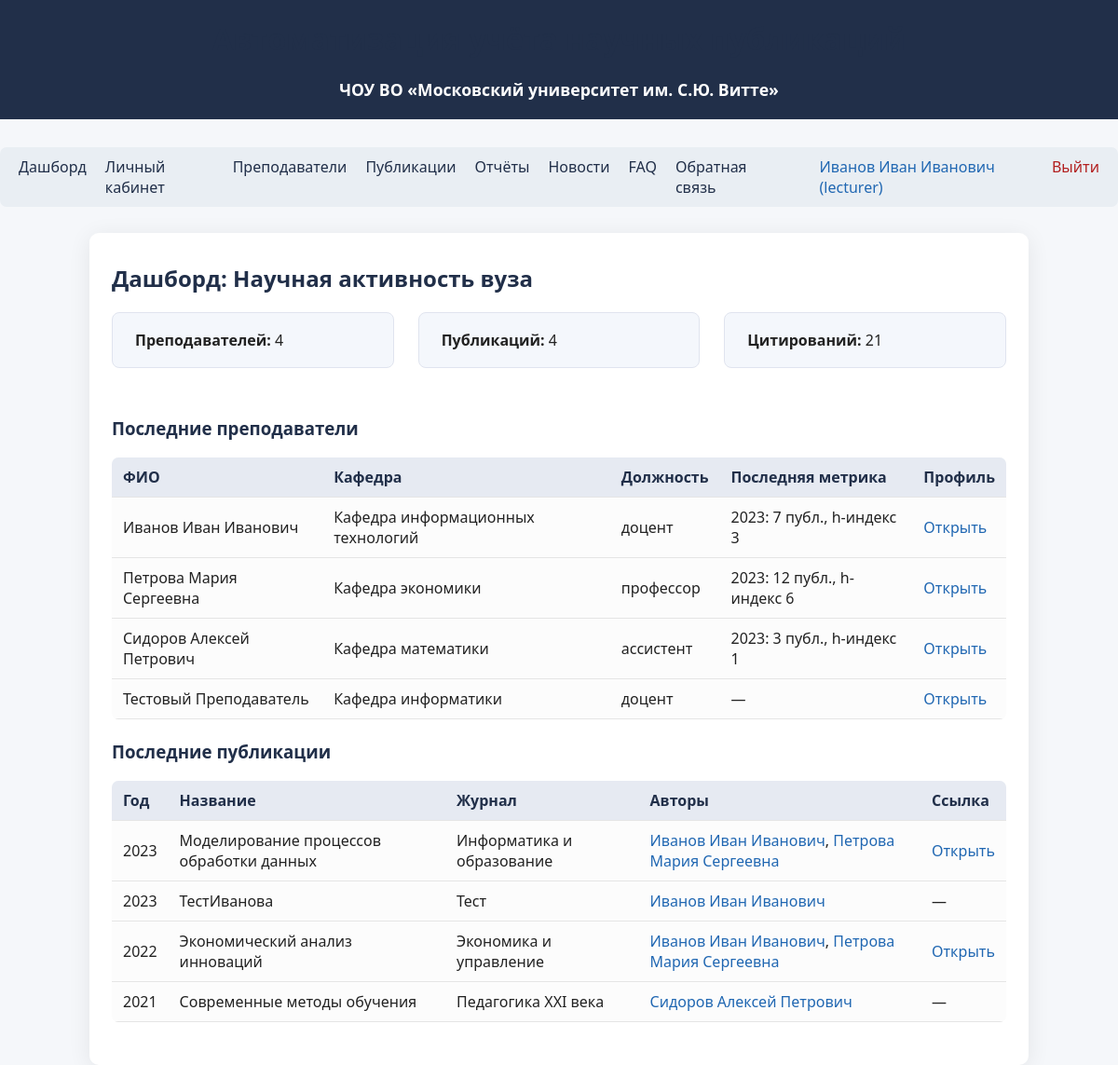
Screenshot of / (signed in) with the database file from the repository.
### tables this page shows
CREATE TABLE users (
            id INTEGER PRIMARY KEY AUTOINCREMENT,
            fio TEXT,
            email TEXT UNIQUE,
            password TEXT,
            role TEXT,
            lecturer_id INTEGER
        );

CREATE TABLE lecturers (
            id INTEGER PRIMARY KEY AUTOINCREMENT,
            fio TEXT,
            position TEXT,
            department TEXT,
            academic_degree TEXT,
            orcid TEXT,
            email TEXT
        );

CREATE TABLE metrics (
            id INTEGER PRIMARY KEY AUTOINCREMENT,
            lecturer_id INTEGER,
            year INTEGER,
            total_publications INTEGER,
            total_citations INTEGER,
            h_index INTEGER,
            rinz INTEGER,
            scopus INTEGER,
            wos INTEGER,
            gs INTEGER,
            FOREIGN KEY(lecturer_id) REFERENCES lecturers(id)
        );

CREATE TABLE publications (
            id INTEGER PRIMARY KEY AUTOINCREMENT,
            title TEXT,
            year INTEGER,
            journal TEXT,
            source TEXT,
            link TEXT,
            citations INTEGER,
            doi TEXT,
            file_path TEXT,
            status TEXT DEFAULT 'new',
            review_comment TEXT,
            revision_deadline TEXT,
            reviewer_id INTEGER
        );

### app/routes.py (the view)
@bp.route('/')
@login_required()
def dashboard():
    lecturers = get_all_lecturers()
    pubs = get_all_publications()
    metrics = {}
    for l in lecturers:
        m = get_metrics_by_lecturer(l['id'])
        metrics[l['id']] = m[0] if m else None
    feedback_list = []
    if g.user and g.user['role'] == 'admin':
        feedback_list = get_all_feedback()
    return render_template('dashboard.html', lecturers=lecturers, pubs=pubs,
                           metrics=metrics, feedback_list=feedback_list)

### app/models.py (called while the page is built)
def get_db():
    db = getattr(g, '_database', None)
    if db is None:
        db = g._database = sqlite3.connect(DATABASE)
        db.row_factory = sqlite3.Row
    return db

def get_user_by_id(user_id):
    db = get_db()
    user = db.execute(
        "SELECT * FROM users WHERE id = ?", (user_id,)
    ).fetchone()
    return user

def get_all_lecturers():
    db = get_db()
    return db.execute(
        "SELECT * FROM lecturers"
    ).fetchall()

def get_all_publications():
    db = get_db()
    pubs = db.execute(
        "SELECT * FROM publications ORDER BY year DESC"
    ).fetchall()
    return pubs

def get_publications_by_lecturer(lecturer_id):
    db = get_db()
    pubs = db.execute(
        "SELECT p.* FROM publications p "
        "JOIN lecturer_publications lp ON p.id = lp.publication_id "
        "WHERE lp.lecturer_id = ? ORDER BY p.year DESC",
        (lecturer_id,)
    ).fetchall()
    return pubs

def get_metrics_by_lecturer(lecturer_id):
    db = get_db()
    return db.execute(
        "SELECT * FROM metrics WHERE lecturer_id = ? ORDER BY year DESC",
        (lecturer_id,)
    ).fetchall()

### app/routes.py (called while the page is built)
def login_required(role=None):
    def decorator(f):
        @wraps(f)
        def decorated_function(*args, **kwargs):
            if 'user_id' not in session:
                return redirect(url_for('main.login'))
            if role and session.get('role') != role:
                flash('Нет доступа')
                return redirect(url_for('main.dashboard'))
            return f(*args, **kwargs)
        return decorated_function
    return decorator

@bp.before_app_request
def load_logged_in_user():
    user_id = session.get('user_id')
    g.user = get_user_by_id(user_id) if user_id else None

### app/templates/dashboard.html (shortened to what this page needs)
{% extends "base.html" %}
{% block content %}
<h2>Дашборд: Научная активность вуза</h2>
<div style="display:flex;flex-wrap:wrap;gap:26px;margin-bottom:28px;">
    <div class="profile-card" style="flex:1;">
        <b>Преподавателей:</b> {{ lecturers|length }}
    </div>
    <div class="profile-card" style="flex:1;">
        <b>Публикаций:</b> {{ pubs|length }}
    </div>
    <div class="profile-card" style="flex:1;">
        <b>Цитирований:</b>
        {{
            pubs|map(attribute='citations')|map('int')|sum
        }}
    </div>
</div>
<h3>Последние преподаватели</h3>
<table>
    <thead>
        <tr>
            <th>ФИО</th>
            <th>Кафедра</th>
            <th>Должность</th>
            <th>Последняя метрика</th>
            <th>Профиль</th>
        </tr>
    </thead>
    <tbody>
    {% for l in lecturers[:5] %}
        <tr>
            <td>{{ l['fio'] }}</td>
            <td>{{ l['department'] }}</td>
            <td>{{ l['position'] }}</td>
            <td>
                {% set m = metrics.get(l['id']) %}
                {% if m %}
                    {{ m['year'] }}: {{ m['total_publications'] }} публ., h-индекс {{ m['h_index'] }}
                {% else %}
                    —
                {% endif %}
            </td>
            <td><a href="{{ url_for('main.lecturer_profile', lecturer_id=l['id']) }}">Открыть</a></td>
        </tr>
    {% endfor %}
    </tbody>
</table>
<h3>Последние публикации</h3>
<table>
    <thead>
        <tr>
            <th>Год</th>
            <th>Название</th>
            <th>Журнал</th>
            <th>Авторы</th>
            <th>Ссылка</th>
        </tr>
    </thead>
    <tbody>
    {% for pub in pubs[:5] %}
        <tr>
            <td>{{ pub['year'] }}</td>
            <td>{{ pub['title'] }}</td>
            <td>{{ pub['journal'] }}</td>
            <td>
                {% set authors = [] %}
                {% for lecturer in lecturers %}
                    {% for lp in get_publications_by_lecturer(lecturer['id']) %}
                        {% if lp['id'] == pub['id'] %}
                            {% set _ = authors.append('<a href="' ~ url_for('main.lecturer_profile', lecturer_id=lecturer['id']) ~ '">' ~ lecturer['fio'] ~ '</a>') %}
                        {% endif %}
                    {% endfor %}
                {% endfor %}
                {{ authors|join(', ')|safe }}
            </td>
            <td>
                {% if pub['link'] %}
                    <a href="{{ pub['link'] }}" target="_blank">Открыть</a>
                {% else %}
                    —
                {% endif %}
            </td>
        </tr>
    {% endfor %}
    </tbody>
</table>
{% endblock %}

### app/templates/base.html (shortened to what this page needs)
<!DOCTYPE html>
<html lang="ru">
<head>
    <link rel="stylesheet" href="{{ url_for('static', filename='css/style.css') }}">
</head>
<body>
    <div class="header">
        <h1>Автоматизация учёта научных публикаций</h1>
        <div style="font-size:1.1em;margin-top:5px;">
            <b>ЧОУ ВО «Московский университет им. С.Ю. Витте»</b>
        </div>
    </div>
    <nav>
        {% if g.user %}
            <a href="{{ url_for('main.dashboard') }}">Дашборд</a>
        {% endif %}
        <a href="{{ url_for('main.profile') }}">Личный кабинет</a>
        <a href="{{ url_for('main.lecturers') }}">Преподаватели</a>
        <a href="{{ url_for('main.publications') }}">Публикации</a>
        <a href="{{ url_for('main.reports') }}">Отчёты</a>
        <a href="{{ url_for('main.news_list') }}">Новости</a>
        <a href="{{ url_for('main.faq') }}">FAQ</a>
        <a href="{{ url_for('main.feedback') }}">Обратная связь</a>
        <span style="margin-left:25px;color:#2067b2;">
            {% if g.user %}
                {{ g.user['fio']|default('Пользователь') }} ({{ g.user['role']|default('') }})
            {% endif %}
        </span>
        {% if g.user %}
            <a href="{{ url_for('main.logout') }}" style="margin-left:auto;color:#b21f1f;">Выйти</a>
        {% else %}
            <a href="{{ url_for('main.login') }}" style="margin-left:auto;color:#2067b2;">Войти</a>
        {% endif %}
    </nav>
    <div class="container">
        {% block content %}{% endblock %}
    </div>
</body>
</html>

### app/static/css/style.css (style rules this page uses)
body { font-family: 'Segoe UI', Arial, sans-serif; background: #f5f7fa; margin: 0; padding: 0; color: #222; }
.header { background: #212f49; color: #fff; padding: 20px 0; text-align: center; margin-bottom: 30px; }
.container { max-width: 960px; margin: 0 auto; background: #fff; padding: 32px 24px 24px 24px; border-radius: 10px; box-shadow: 0 4px 24px 0 rgba(0,0,0,0.08); }
h1, h2, h3 { color: #212f49; margin-top: 0; }
a { color: #2067b2; text-decoration: none; }
nav { margin-bottom: 28px; background: #e9eef3; padding: 10px 20px; border-radius: 7px; display: flex; gap: 20px; justify-content: center; }
nav a { color: #212f49; font-weight: 500; }
table { border-collapse: collapse; width: 100%; margin-bottom: 22px; background: #fcfcfc; border-radius: 7px; overflow: hidden; }
th, td { padding: 10px 12px; text-align: left; border-bottom: 1px solid #e5e5e5; }
th { background: #e6eaf2; color: #212f49; font-weight: 600; }
.profile-card { background: #f4f7fc; border: 1px solid #e0e4ef; padding: 18px 24px; border-radius: 8px; margin-bottom: 24px; }

### rows the page displays
users: user.fio "Иванов Иван Иванович", user.role "lecturer"
lecturers: fio "Иванов Иван Иванович", department "Кафедра информационных технологий", position "доцент"
metrics: year "2023", total_publications "7", h_index "3"
lecturers: fio "Петрова Мария Сергеевна", department "Кафедра экономики", position "профессор"
metrics: year "2023", total_publications "12", h_index "6"
lecturers: fio "Сидоров Алексей Петрович", department "Кафедра математики", position "ассистент"
metrics: year "2023", total_publications "3", h_index "1"
lecturers: fio "Тестовый Преподаватель", department "Кафедра информатики", position "доцент"
publications: year "2023", title "Моделирование процессов обработки данных", journal "Информатика и образование", authors "Иванов Иван Иванович , Петрова Мария Сергеевна"
publications: year "2023", title "ТестИванова", journal "Тест", authors "Иванов Иван Иванович"
publications: year "2022", title "Экономический анализ инноваций", journal "Экономика и управление", authors "Иванов Иван Иванович , Петрова Мария Сергеевна"
publications: year "2021", title "Современные методы обучения", journal "Педагогика XXI века", authors "Сидоров Алексей Петрович"

### other values shown
{{ lecturers|length }} "4"
{{ pubs|length }} "4"
{{ pubs|map(attribute='citations')|map('int')|sum }} "21"
